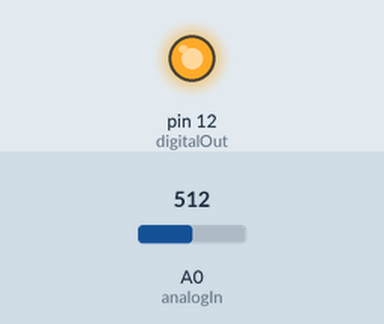
The sketch below on a simulated Arduino Uno, built with avr-gcc and run on an emulated ATmega328P. Shown: output pins drawn as LEDs (lit = HIGH). The inputs (shaded band) are chosen by the test bench; at power-on: A0 (analogIn) = 512. What the sketch prints to the serial monitor is not drawn.

Above: at 1.2 s.
1.3 s: A0 (analogIn) set to 14
2.8 s: A0 (analogIn) set to 11
At 4.0 s:
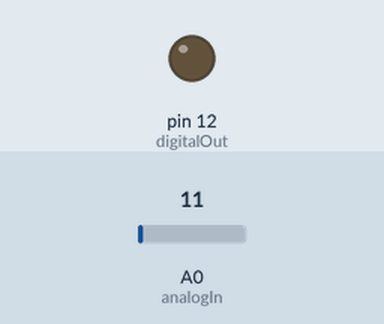
4.3 s: A0 (analogIn) set to 122
At 5.3 s:
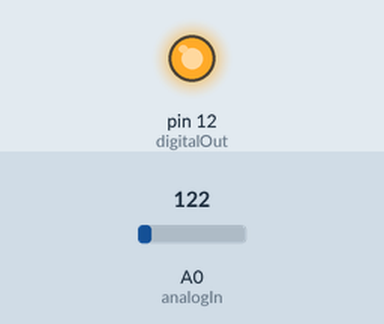
5.8 s: A0 (analogIn) set to 0
At 6.4 s:
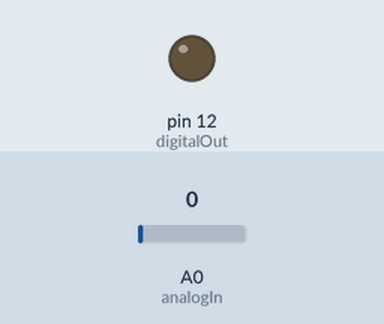
Timing chart, 0 to 8.3 s (numbered marks = the images above; inputs shaded):
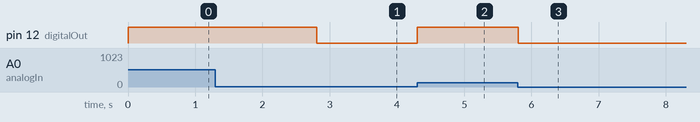

Measured:
- the behaviour switches between 13 and 12 on A0 (analogIn) (found by bisection; images 0 and 1)
- after the input at 2.8 s, pin 12 (digitalOut): HIGH → LOW at once
- after the input at 4.3 s, pin 12 (digitalOut): LOW → HIGH at once
- after the input at 5.8 s, pin 12 (digitalOut): HIGH → LOW at once

The sketch:

Amp.ino
```cpp
/* Amp.ino: Digitally Amplifies an Audio Signal using the Arduino */
/* Required Components
 *  1 Arduino Uno
 *  2 Aux Cables
 *  4 Alligator Clips
 *  4 Jumpers
 */

//Pin setups
int analogIn =  0;
int digitalOut = 12;

void setup() {
  pinMode(digitalOut,OUTPUT);
  Serial.begin(9600);

}

void loop() {
  int sample = analogRead(analogIn);
  Serial.print(sample);
  Serial.print('\n');
  analogWrite(digitalOut, sample*10);
}
```
